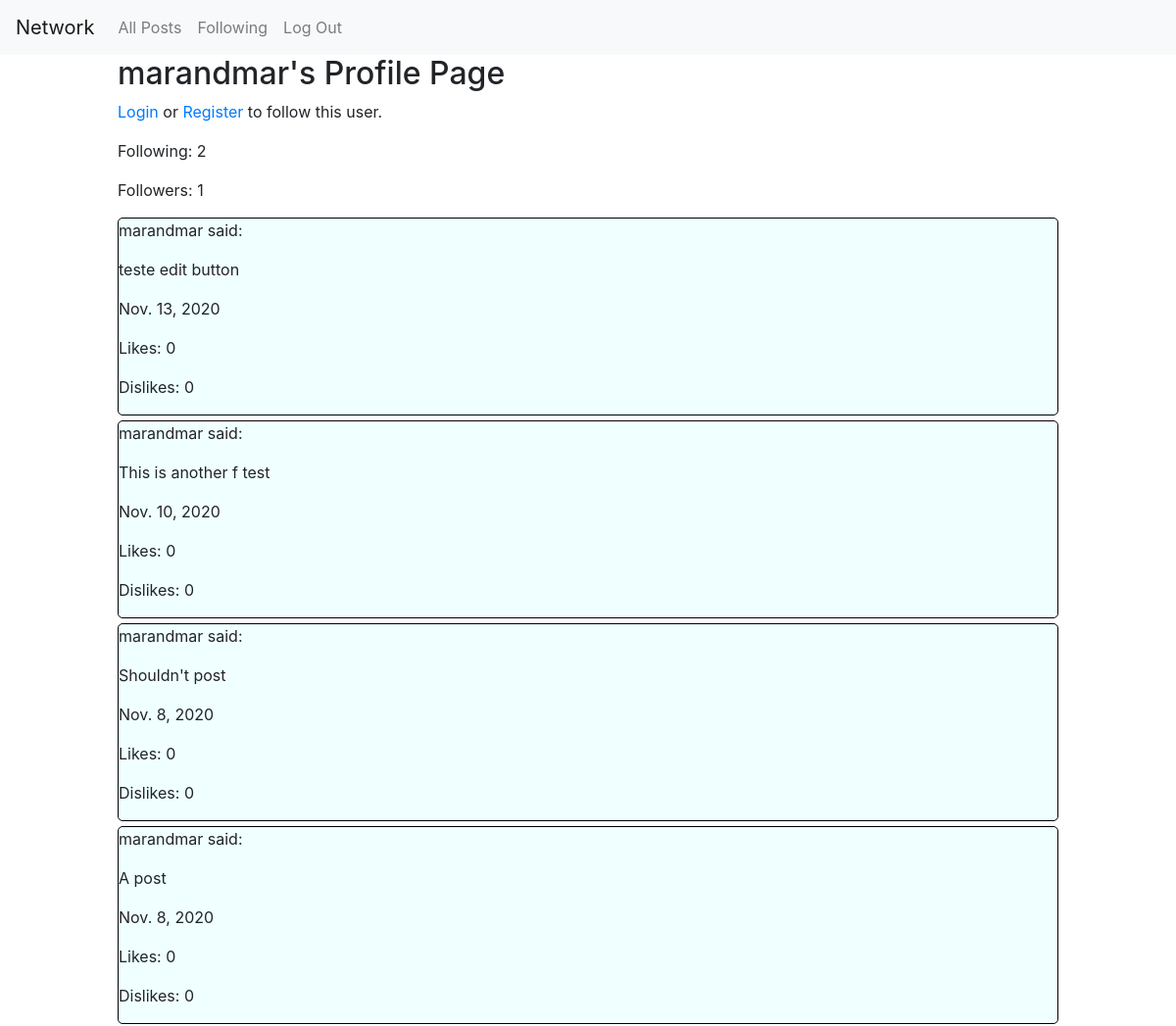
The page /user/1 (upper part) on the database as committed earlier.
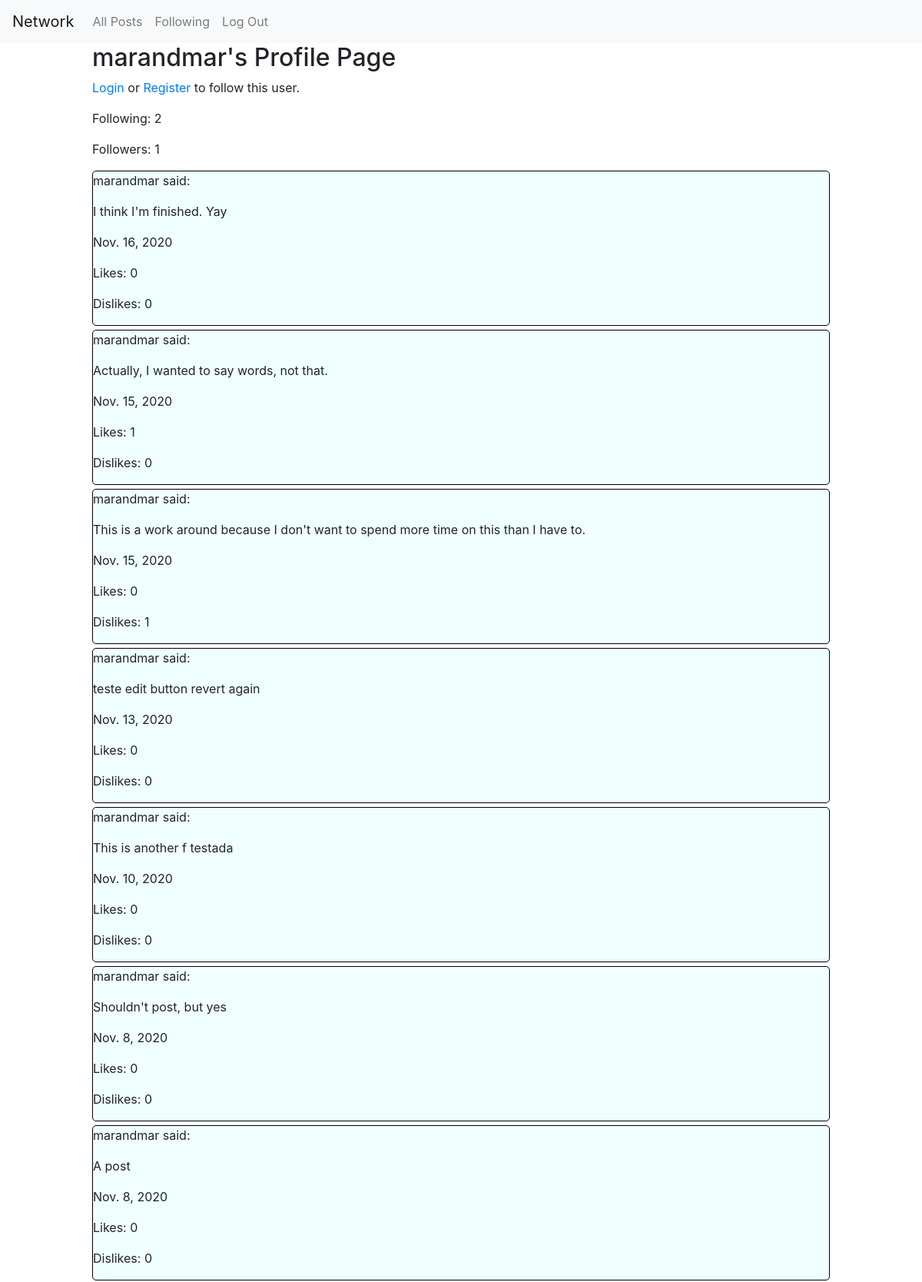
The same page on the database as committed later.
### network/models.py (models this page shows, shortened)
class User(AbstractUser):
    pass

class Follow(models.Model):
    user = models.OneToOneField(User, on_delete=models.CASCADE, null=False, blank=False, related_name="follow_status")
    followers = models.ManyToManyField(User, blank=True, related_name="follows")
    following = models.ManyToManyField(User, blank=True, related_name="followed")

class Post(models.Model):
    user = models.ForeignKey(User, on_delete=models.CASCADE, null=False, blank=False, related_name="user")
    post = models.TextField(max_length=240, null=False, blank=False)
    time = models.DateField(null=False, blank=False)
    likes = models.ManyToManyField(User, related_name="liked", blank=True)
    dislikes = models.ManyToManyField(User, related_name="disliked", blank=True)

### network/views.py (the view, shortened to what this page needs)
# urls.py: path("user/<int:user_id>", views.profile, name="profile"),
def profile(request, user_id, page_number=""):
    user = User.objects.get(pk=user_id)
    objects = all_posts(user=user)
    posts = Paginator(objects, 10)
    if page_number:
        page = posts.page(int(page_number))
    else:
        page = posts.page(1)
    follow_data = Follow.objects.get(user=user)
    return render(request, "network/profile.html", {
        "posts": page,
        "user": user,
        "follow": follow_data,
    })

### network/views.py (called while the page is built)
def all_posts(user=""):
    if user:
        posts = Post.objects.filter(user=user)
    else:
        posts = Post.objects.all()
    posts = posts[::-1]
    return posts

### network/templates/network/profile.html (shortened to what this page needs)
{% extends "network/layout.html" %}
{% block body %}
    <div id="profile-info">
        <h2>{{ user.username }}'s Profile Page</h2>
        {% if request.user.is_authenticated and request.user != user %}
            {% if follow_status %}
            <button id="followStatusBtn" class="btn btn-danger" data-followStatus="{{ follow_status }}" data-userid="{{ user.id }}">Unfollow</button>
            {% else %}
            <button id="followStatusBtn" class="btn btn-primary" data-followStatus="{{ follow_status }}" data-userid="{{ user.id }}">Follow</button>
            {% endif %}
        {% elif not request.user.is_authenticated %}
            <p><a href="{% url 'login' %}">Login</a> or <a href="{% url 'register' %}">Register</a> to follow this user.</p>
        {% endif %}
        <p>Following: {{ follow.following.all | length }}</p>
        <p>Followers: <span id="followersCount">{{ follow.followers.all | length }}</span></p>
    </div>
    <div class="all-posts">
        {% for post in posts %}
            <div class="post" data-postid="{{ post.id }}">
                <p>{{ post.user }} said:</p>
                <p>{{ post.post }}</p>
                <p>{{ post.time }}</p>
                <p>Likes: <span class="likeCount">{{ post.likes.all | length }}</span></p>
                <p>Dislikes: <span class="dislikeCount">{{ post.dislikes.all | length }}</span></p>
            </div>
        {% empty %}
            <div>Nothing posted yet.</div>
        {% endfor %}
    </div>
{% endblock %}

### network/templates/network/layout.html (shortened to what this page needs)
{% load static %}
<!DOCTYPE html>
<html lang="en">
    <head>
        <link rel="stylesheet" href="https://stackpath.bootstrapcdn.com/bootstrap/4.4.1/css/bootstrap.min.css">
        <link href="{% static 'network/styles.css' now 'U' %}" rel="stylesheet">
    </head>
    <body>
        <nav class="navbar navbar-expand-lg navbar-light bg-light">
            <a class="navbar-brand" href="{% url 'index' %}">Network</a>
            <div>
              <ul class="navbar-nav mr-auto">
                <li class="nav-item">
                  <a class="nav-link" href="{% url 'index' %}">All Posts</a>
                </li>
                {% if user.is_authenticated %}
                    <li class="nav-item">
                        <a class="nav-link" href="{% url 'following' %}">Following</a>
                    </li>
                    <li class="nav-item">
                        <a class="nav-link" href="{% url 'logout' %}">Log Out</a>
                    </li>
                {% endif %}
              </ul>
            </div>
          </nav>
        <div class="body">
            {% block body %}
            {% endblock %}
        </div>
    </body>
</html>

### network/static/network/styles.css (style rules this page uses)
.body { width: 80%; margin: auto; }
.post { border: 1px solid black; border-radius: 5px; background-color: azure; margin: auto; margin-bottom: 5px; }

Rows that differ between the two databases and show on the page:
added Post: user "marandmar", post "I think I'm finished. Yay", time "Nov. 16, 2020", likes.all|length "0", dislikes.all|length "0"
added Post: user "marandmar", post "Actually, I wanted to say words, not that.", time "Nov. 15, 2020", likes.all|length "1", dislikes.all|length "0"
added Post: user "marandmar", post "This is a work around because I don't want to spend more time on this than I have to.", time "Nov. 15, 2020", likes.all|length "0", dislikes.all|length "1"
changed Post: post "teste edit button" → "teste edit button revert again"
changed Post: post "This is another f test" → "This is another f testada"
changed Post: post "Shouldn't post" → "Shouldn't post, but yes"
